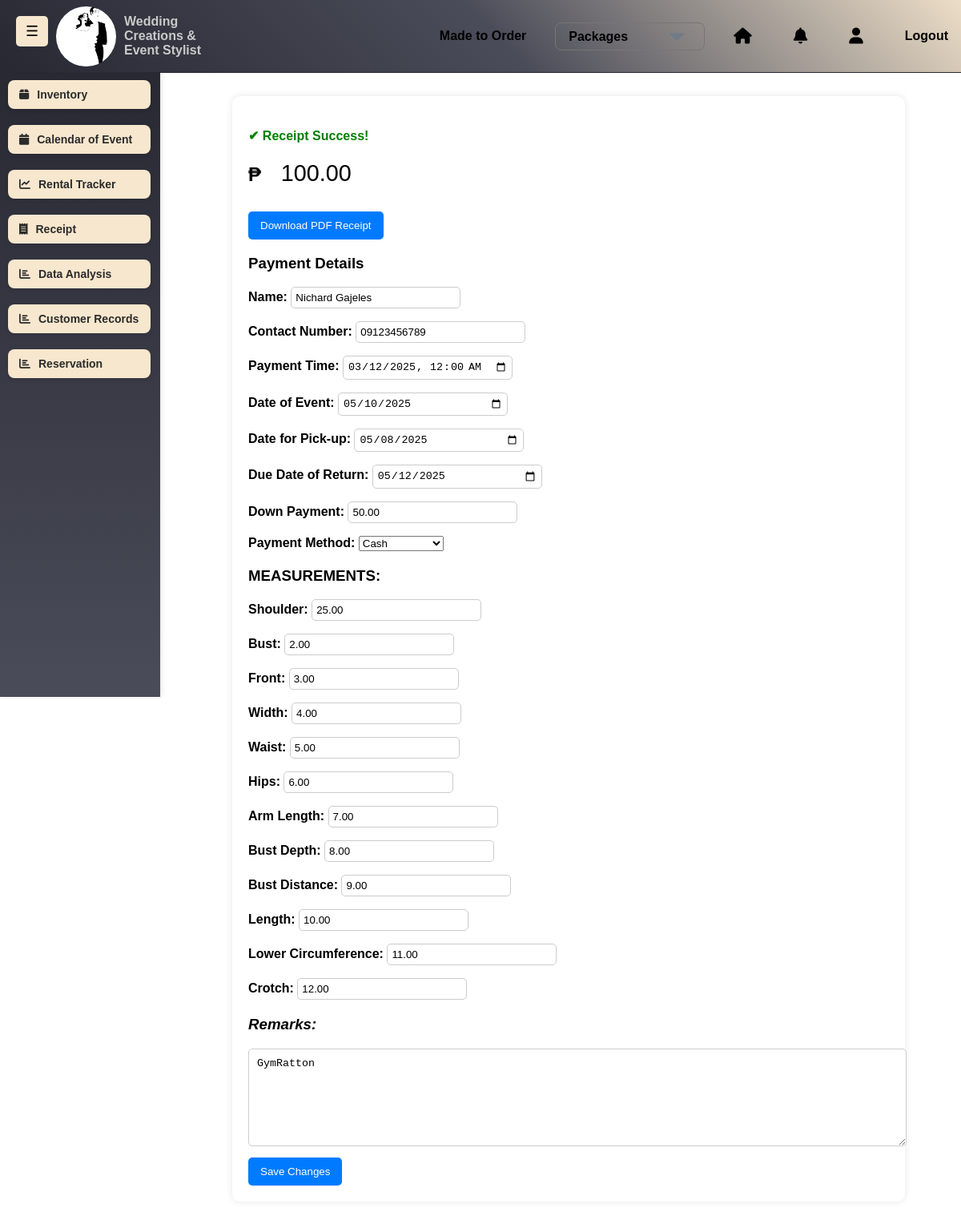
Page /receipt/3/ (signed in) on the earlier database version.
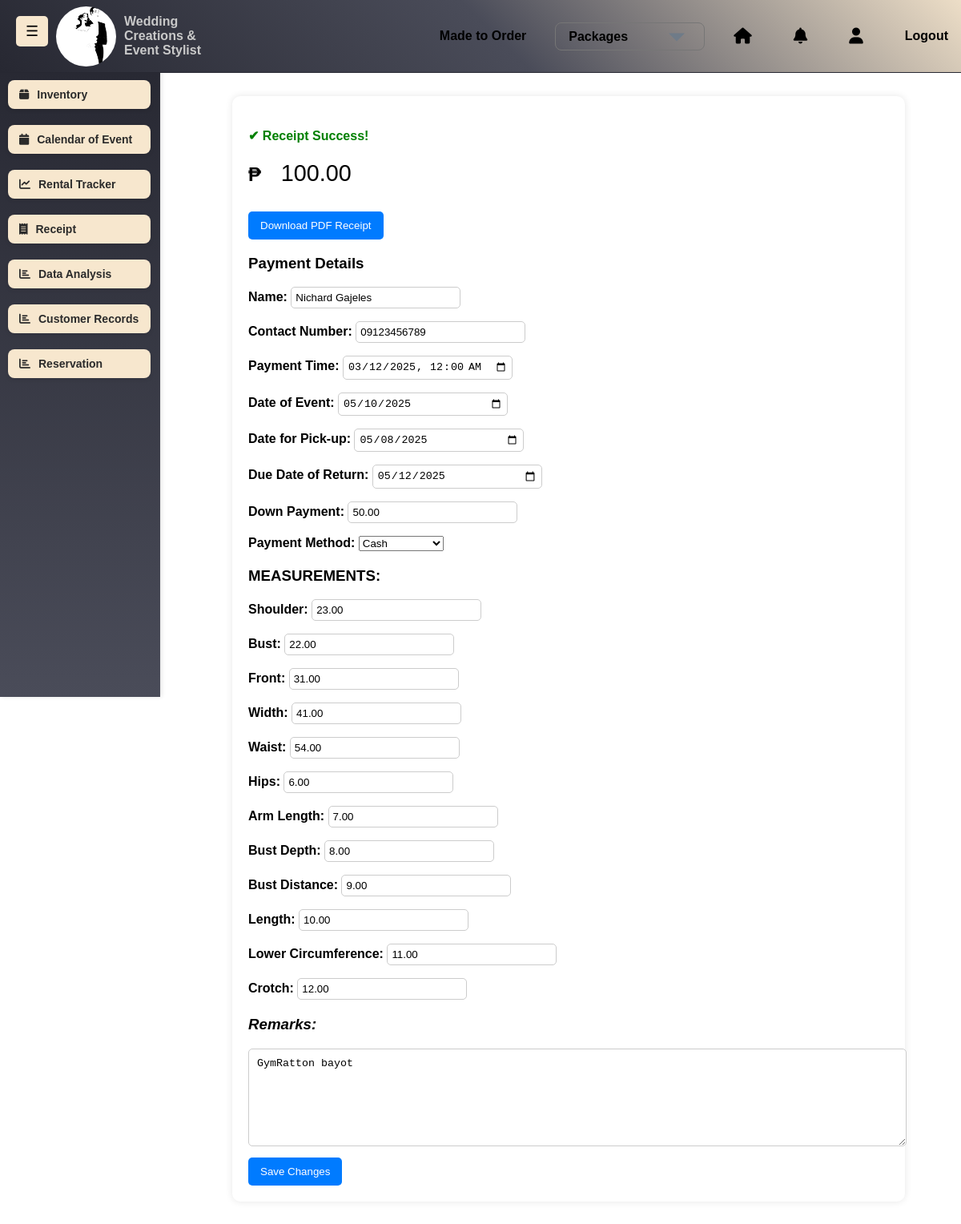
Same page on the later database version.
### saritasapp/models.py (models this page shows)
class Receipt(models.Model):
    customer_name = models.CharField(max_length=255)
    customer_number = models.CharField(max_length=20)
    amount = models.DecimalField(max_digits=10, decimal_places=2, default=0.00, blank=True, null=True)
    down_payment = models.DecimalField(max_digits=10, decimal_places=2, default=0.00, blank=True, null=True)
    shoulder = models.DecimalField(max_digits=5, decimal_places=2, default=0.00, blank=True, null=True)
    bust = models.DecimalField(max_digits=5, decimal_places=2, default=0.00, blank=True, null=True)
    front = models.DecimalField(max_digits=5, decimal_places=2, default=0.00, blank=True, null=True)
    width = models.DecimalField(max_digits=5, decimal_places=2, default=0.00, blank=True, null=True)
    waist = models.DecimalField(max_digits=5, decimal_places=2, default=0.00, blank=True, null=True)
    hips = models.DecimalField(max_digits=5, decimal_places=2, default=0.00, blank=True, null=True)
    arm_length = models.DecimalField(max_digits=5, decimal_places=2, default=0.00, blank=True, null=True)
    bust_depth = models.DecimalField(max_digits=5, decimal_places=2, default=0.00, blank=True, null=True)
    bust_distance = models.DecimalField(max_digits=5, decimal_places=2, default=0.00, blank=True, null=True)
    length = models.DecimalField(max_digits=5, decimal_places=2, default=0.00, blank=True, null=True)
    lower_circumference = models.DecimalField(max_digits=5, decimal_places=2, default=0.00, blank=True, null=True)
    crotch = models.DecimalField(max_digits=5, decimal_places=2, default=0.00, blank=True, null=True)
    payment_time = models.DateTimeField(null=True, blank=True)
    event_date = models.DateField(null=True, blank=True)
    pickup_date = models.DateField(null=True, blank=True)
    return_date = models.DateField(null=True, blank=True)
    payment_method = models.CharField(max_length=50, choices=[('Cash', 'Cash'), ('Credit Card', 'Credit Card'), ('Bank Transfer', 'Bank Transfer')])
    remarks = models.TextField(blank=True, null=True)

### saritasapp/views.py (the view)
# urls.py: path('receipt/<int:receipt_id>/', receipt_detail, name='receipt-detail'),
@login_required
def receipt_detail(request, receipt_id):
    receipt = get_object_or_404(Receipt, id=receipt_id)
    return render(request, "saritasapp/receipt.html", {"receipt": receipt})

### saritasapp/templates/saritasapp/receipt.html (shortened to what this page needs)
{% extends "saritasapp/base.html" %}
{% load static %}
{% block content %}
<div class="receipt-container">
    <form method="POST" action="{% url 'saritasapp:receipt-update' receipt.id %}">
        <div class="payment-details">
            <span class="success">✔ Receipt Success!</span>
            <h2>₱ <input type="text" id="input-amount" name="amount" value="{{ receipt.amount }}"></h2>
            <button class="buttons" type="button" onclick="window.location.href='{% url 'saritasapp:receipt-pdf' receipt.id %}'">
                Download PDF Receipt
            </button>
            <h3>Payment Details</h3>
            <p><strong>Name:</strong> <input type="text" id="customer-name" name="customer_name" value="{{ receipt.customer_name }}"></p>
            <p><strong>Contact Number:</strong> <input type="text" id="customer-number" name="customer_number" value="{{ receipt.customer_number }}"></p>
            <p><strong>Payment Time:</strong> <input type="datetime-local" id="payment-time" name="payment_time" value="{{ receipt.payment_time|date:'Y-m-d\TH:i' }}"></p>
            <p><strong>Date of Event:</strong> <input type="date" id="event-date" name="event_date" value="{{ receipt.event_date|date:'Y-m-d' }}"></p>
            <p><strong>Date for Pick-up:</strong> <input type="date" id="pickup-date" name="pickup_date" value="{{ receipt.pickup_date|date:'Y-m-d' }}"></p>
            <p><strong>Due Date of Return:</strong> <input type="date" id="return-date" name="return_date" value="{{ receipt.return_date|date:'Y-m-d' }}"></p>
            <p><strong>Down Payment:</strong> <input type="text" id="down-payment" name="down_payment" value="{{ receipt.down_payment }}"></p>
            <p><strong>Payment Method:</strong>
                <select id="payment-method" name="payment_method">
                    <option value="Cash" {% if receipt.payment_method == "Cash" %}selected{% endif %}>Cash</option>
                </select>
            </p>
        </div>
        <div class="measures">
            <h3>MEASUREMENTS:</h3>
            <p><strong>Shoulder:</strong> <input type="text" name="shoulder" value="{{ receipt.shoulder }}"></p>
            <p><strong>Bust:</strong> <input type="text" name="bust" value="{{ receipt.bust }}"></p>
            <p><strong>Front:</strong> <input type="text" name="front" value="{{ receipt.front }}"></p>
            <p><strong>Width:</strong> <input type="text" name="width" value="{{ receipt.width }}"></p>
            <p><strong>Waist:</strong> <input type="text" name="waist" value="{{ receipt.waist }}"></p>
            <p><strong>Hips:</strong> <input type="text" name="hips" value="{{ receipt.hips }}"></p>
            <p><strong>Arm Length:</strong> <input type="text" name="arm_length" value="{{ receipt.arm_length }}"></p>
            <p><strong>Bust Depth:</strong> <input type="text" name="bust_depth" value="{{ receipt.bust_depth }}"></p>
            <p><strong>Bust Distance:</strong> <input type="text" name="bust_distance" value="{{ receipt.bust_distance }}"></p>
            <p><strong>Length:</strong> <input type="text" name="length" value="{{ receipt.length }}"></p>
            <p><strong>Lower Circumference:</strong> <input type="text" name="lower_circumference" value="{{ receipt.lower_circumference }}"></p>
            <p><strong>Crotch:</strong> <input type="text" name="crotch" value="{{ receipt.crotch }}"></p>
        </div>
        <div class="remarks">
            <h3>Remarks:</h3>
            <textarea id="remarks" name="remarks">{{ receipt.remarks }}</textarea>
        </div>
        <button class="buttons" type="submit">Save Changes</button>
    </form>
</div>
{% endblock %}

Differences in the rows shown:
changed Receipt "Nichard Gajeles": shoulder "25.00" → "23.00"; bust "2.00" → "22.00"; front "3.00" → "31.00"; width "4.00" → "41.00"; waist "5.00" → "54.00"; remarks "GymRatton" → "GymRatton bayot"
